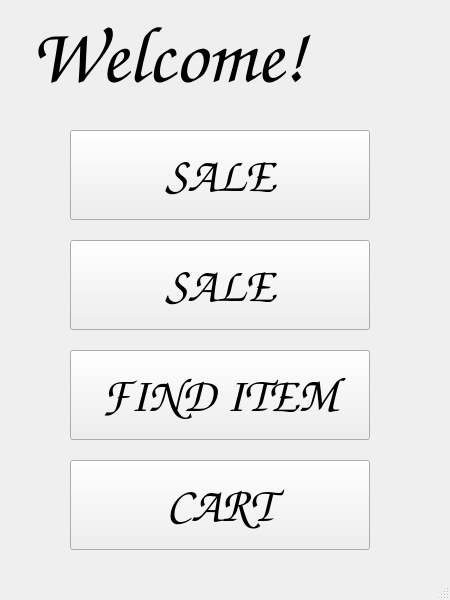
<?xml version="1.0" encoding="UTF-8"?>
<ui version="4.0">
 <class>MainWindow</class>
 <widget class="QMainWindow" name="MainWindow">
  <property name="geometry">
   <rect>
    <x>0</x>
    <y>0</y>
    <width>450</width>
    <height>600</height>
   </rect>
  </property>
  <property name="windowTitle">
   <string>MainWindow</string>
  </property>
  <widget class="QWidget" name="centralwidget">
   <widget class="QLabel" name="Welcome_banner">
    <property name="geometry">
     <rect>
      <x>30</x>
      <y>10</y>
      <width>391</width>
      <height>91</height>
     </rect>
    </property>
    <property name="font">
     <font>
      <family>Comic Sans MS</family>
      <pointsize>60</pointsize>
     </font>
    </property>
    <property name="text">
     <string>Welcome!</string>
    </property>
   </widget>
   <widget class="QPushButton" name="SALE">
    <property name="geometry">
     <rect>
      <x>70</x>
      <y>130</y>
      <width>300</width>
      <height>90</height>
     </rect>
    </property>
    <property name="font">
     <font>
      <family>Comic Sans MS</family>
      <pointsize>36</pointsize>
     </font>
    </property>
    <property name="text">
     <string>SALE</string>
    </property>
   </widget>
   <widget class="QPushButton" name="MAP">
    <property name="geometry">
     <rect>
      <x>70</x>
      <y>240</y>
      <width>300</width>
      <height>90</height>
     </rect>
    </property>
    <property name="font">
     <font>
      <family>Comic Sans MS</family>
      <pointsize>36</pointsize>
     </font>
    </property>
    <property name="text">
     <string>SALE</string>
    </property>
   </widget>
   <widget class="QPushButton" name="FIND_ITEM">
    <property name="geometry">
     <rect>
      <x>70</x>
      <y>350</y>
      <width>300</width>
      <height>90</height>
     </rect>
    </property>
    <property name="font">
     <font>
      <family>Comic Sans MS</family>
      <pointsize>36</pointsize>
     </font>
    </property>
    <property name="text">
     <string>FIND ITEM</string>
    </property>
   </widget>
   <widget class="QPushButton" name="SALE_4">
    <property name="geometry">
     <rect>
      <x>70</x>
      <y>460</y>
      <width>300</width>
      <height>90</height>
     </rect>
    </property>
    <property name="font">
     <font>
      <family>Comic Sans MS</family>
      <pointsize>36</pointsize>
     </font>
    </property>
    <property name="text">
     <string>CART</string>
    </property>
   </widget>
  </widget>
  <widget class="QStatusBar" name="statusbar"/>
 </widget>
 <resources/>
 <connections/>
</ui>
